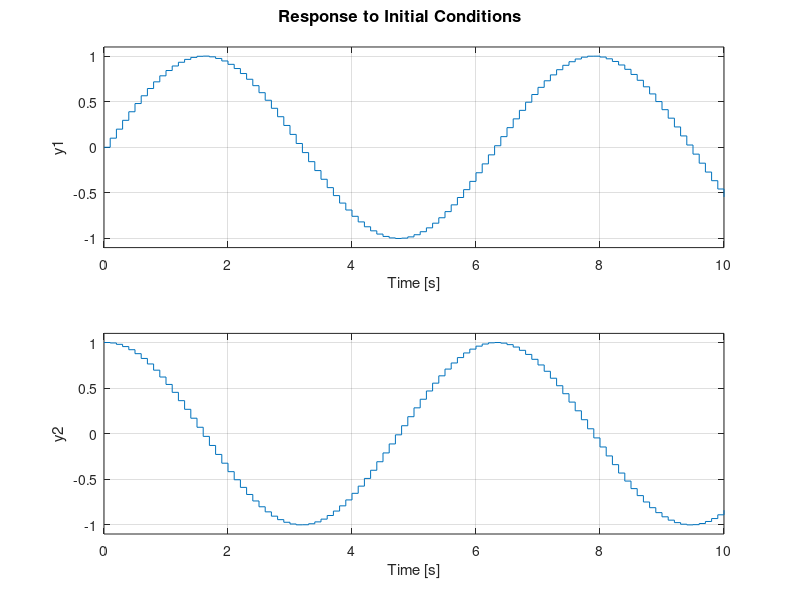
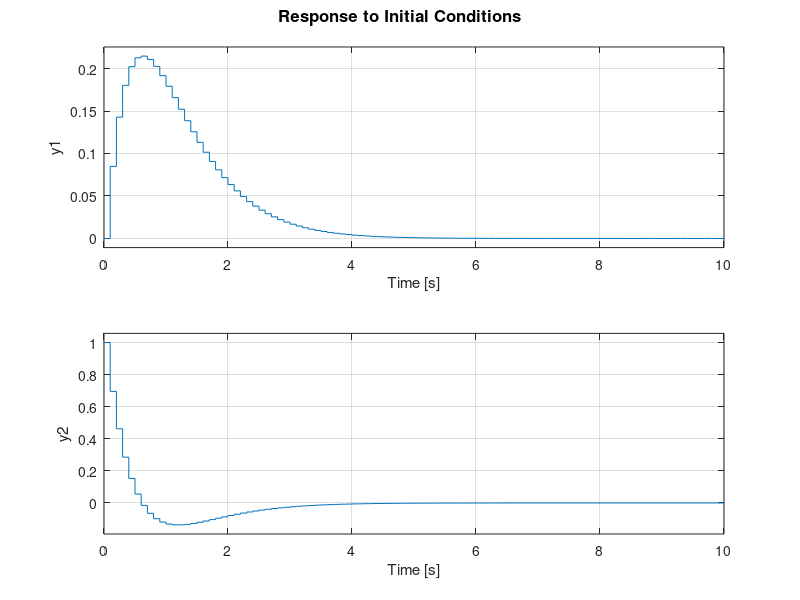
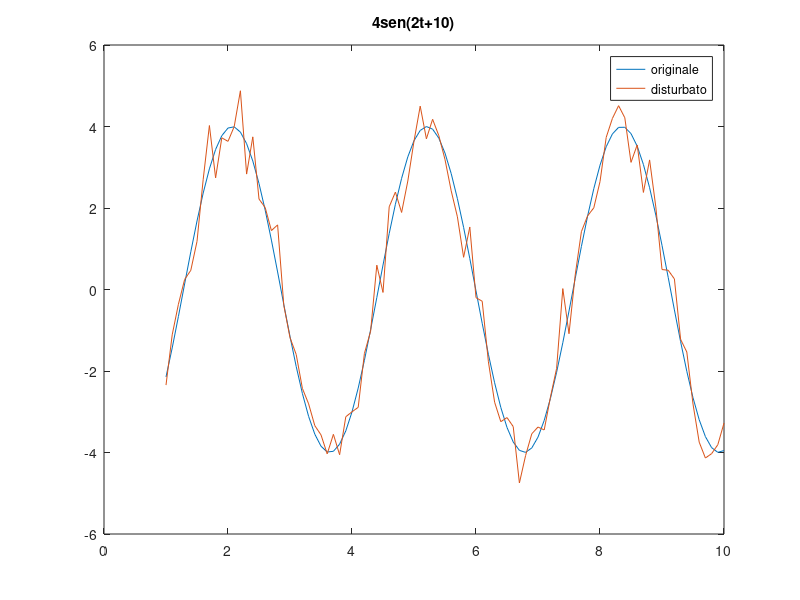
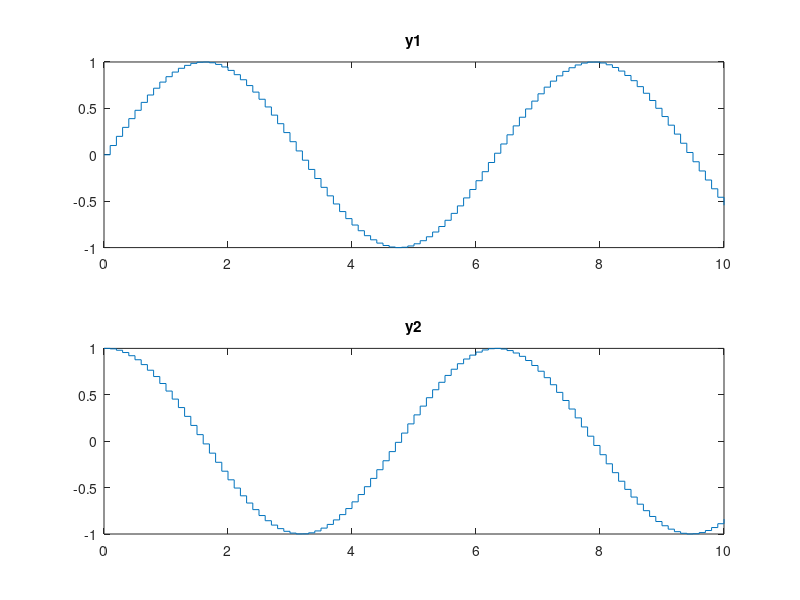

Here is the MATLAB script that generated these plots, in order:
clear;
clc;

%% Parametri
orizzonte=10;
campionamento=0.1;
dimensione=(orizzonte/campionamento) +1;
x0=[0 1]';
A=[0 1; -1 0];
B=[0 1]';
C=eye(2);
D=[0 0]';
sys = ss(A,B,C,D);
sysd = c2d(sys,campionamento);
Ad=sysd.A;
Bd=sysd.B;

%% Stabilità
autovalori_continuo=eig(A);
autovalori_discreto=abs(eig(sysd.A));
figure(1);
initial(sysd,x0,orizzonte);

%% Ottimizzazione
Q=eye(2)*2;
Qf=Q;
R=0.25;
[K,S,E] = dlqr(Ad,Bd,Q,R);

%% Stabilità ciclo chiuso
Ad_chiuso=Ad-Bd*K;
autovalori_discreto_chiuso=abs(eig(Ad_chiuso));
sysd_chiuso=ss(Ad_chiuso,Bd,C,D,campionamento);
figure(2);
initial(sysd_chiuso,x0,orizzonte);


%% seno
x = 1:0.1:10;
y = zeros(1,length(x));
y_disturbato = zeros(1,length(x));
media=0;
sigma=0.5;
random=media+sigma*randn(1,length(x));

for i=1:length(x)
    y(i) = 4*sin(2*x(i)+10);
    y_disturbato(i) = y(i)+random(i);
end

figure(3);
plot(x,y,x,y_disturbato);
title("4sen(2t+10)");
legend('originale','disturbato');


%% grafico a mano
tempo=0:campionamento:orizzonte;
Y = zeros(2,dimensione);
X = zeros(2,dimensione);
U = zeros(2,dimensione-1);
X(:,1) = [0 1]';

for t=1:dimensione-1
    Y(:,t) = C*X(:,t);
    X(:,t+1) = Ad*X(:,t);
end
Y(:,dimensione) = C*X(:,dimensione);
figure(4);
subplot(2,1,1);
%y=interp1(Y(1,:),tempo);
stairs(tempo(1,:),Y(1,:));
title('y1');

subplot(2,1,2);
%y=interp1(Y(2,:),tempo);
stairs(tempo(1,:),Y(2,:));
title('y2');
